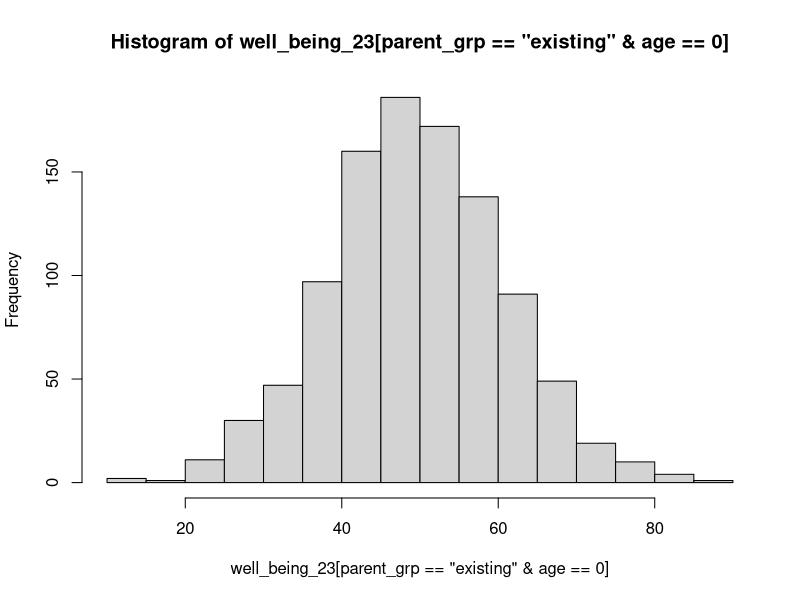
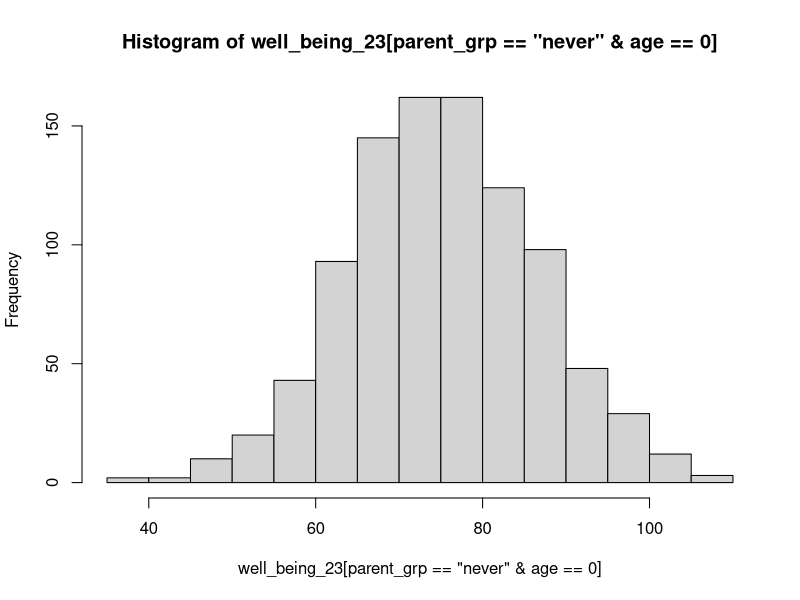
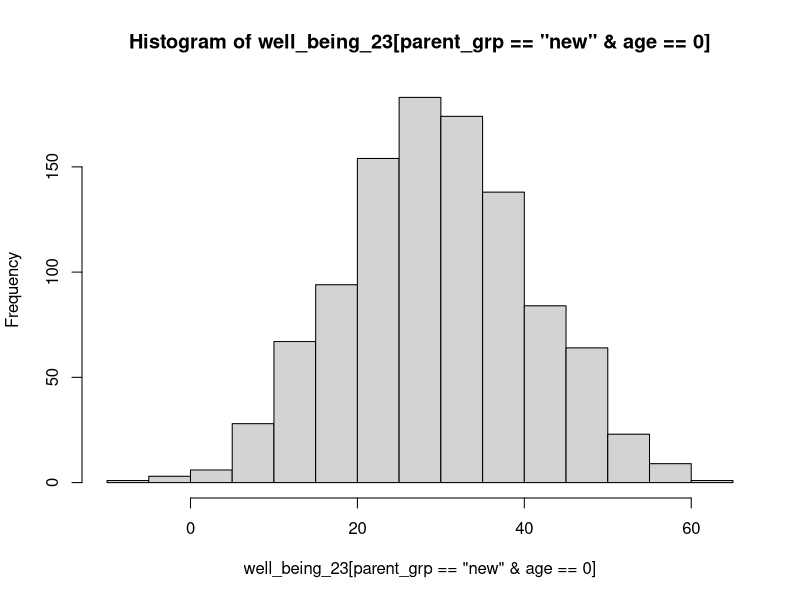
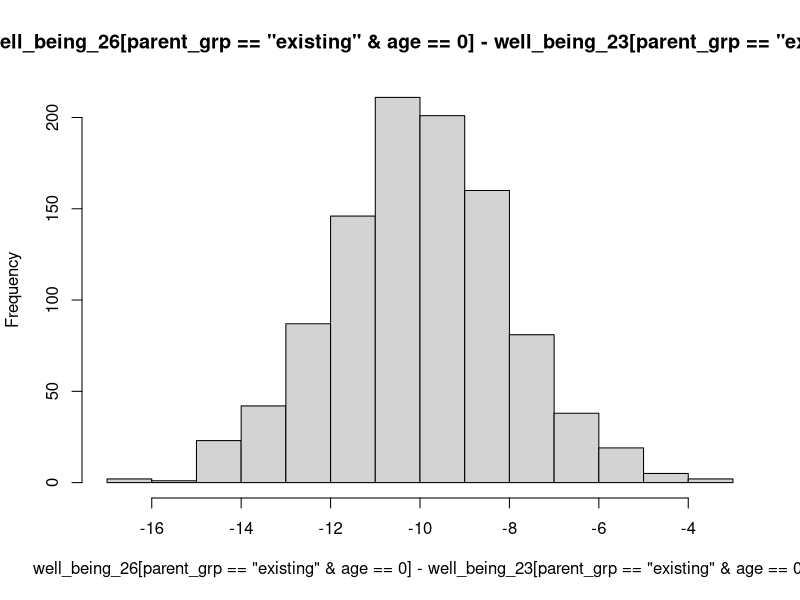
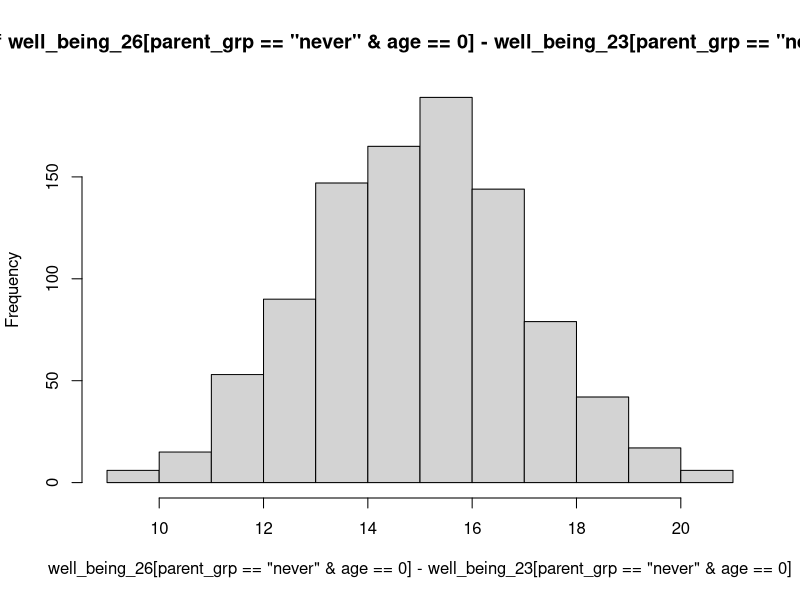
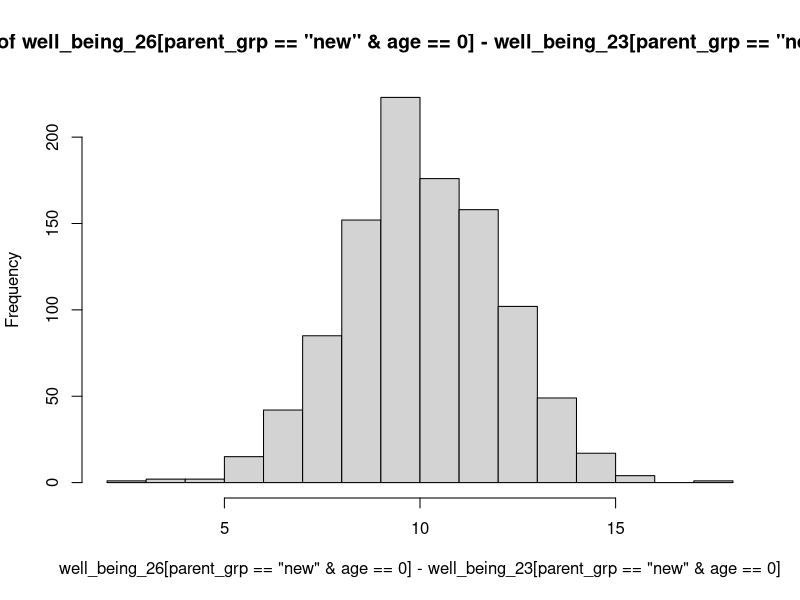
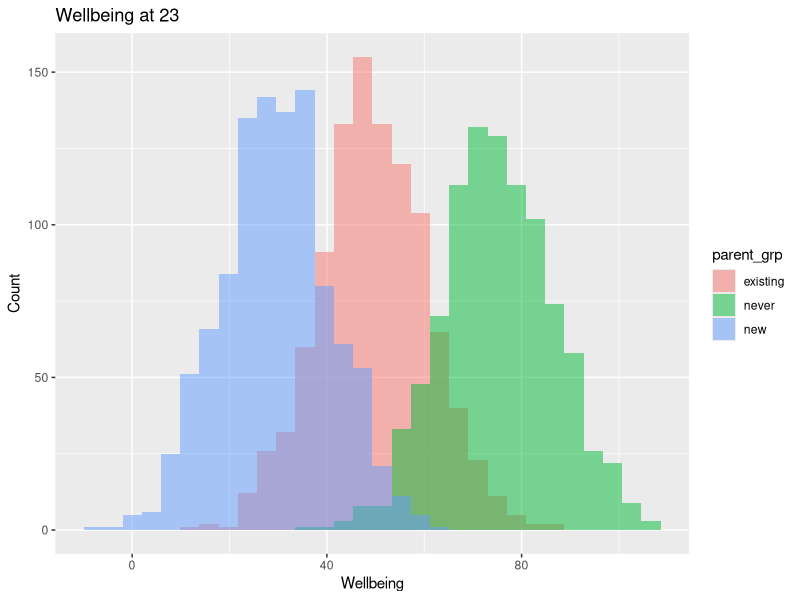
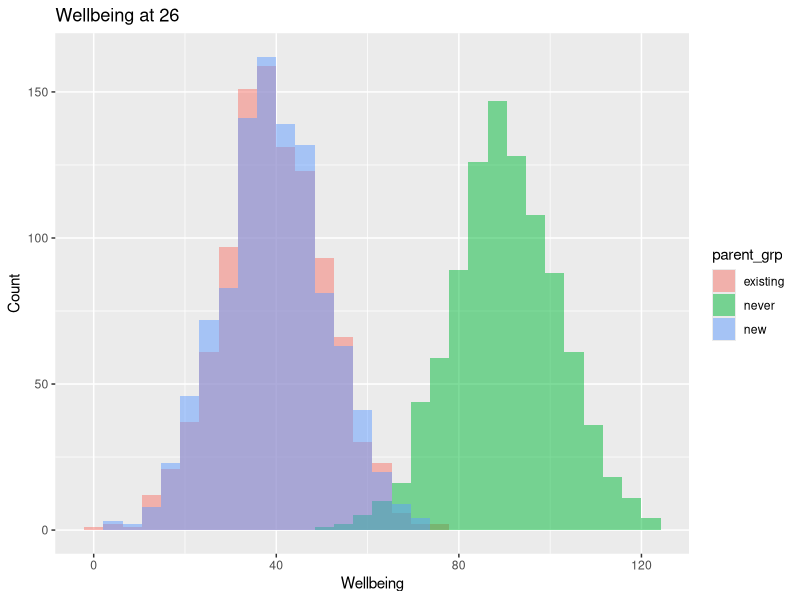

Here is the R script that generated these plots, in order:
library(ggplot2)
library(tibble)
library(dplyr)
library(tidyr)
library(lme4)

# Generating Data ---------------------------------------------------------

# Preparing sample
N <- 3000


# Params

wellbeing_existing <- 50 # Average wellbeing score will be 50 at age 23
wellbeing_never <- 75 # Average wellbeing score will be 75 at age 23
wellbeing_new <- 30 # Average wellbeing score will be 30 at age 23

mean_intercept <- mean(c(wellbeing_existing, wellbeing_never, wellbeing_new))

standard_deviation <- 10 # Spread in wellbeing scores at 23


slope_existing <- -10 # Wellbeing will be on average 10 lower for existing parents
slope_never <- 15 # Wellbeing will be on average 15 lower for never group
slope_new <- 10 # Wellbeing will be on average 10 higher



# Creating IDs, ages, and parent groups
pid <- rep(1:N, 2) # IDs for participants
age <- c(rep(0, N),rep(1, N)) # Ages (0 represents 23 and 1 represents 26)
parent_grp <- rep(sample(c("existing", "never", "new"),N, replace = T), 2) # A sample from parent groups (existing, never, new)


# Makes sure the wellbeing scores are in the correct order
well_being_23 <- ifelse(parent_grp=='existing' & age == 0, rnorm(N, wellbeing_existing, standard_deviation),
                        ifelse(parent_grp=='never' & age == 0, rnorm(N, wellbeing_never, standard_deviation),
                               ifelse(parent_grp=='new' & age == 0, rnorm(N, wellbeing_new, standard_deviation),NA)))

well_being_23 <- well_being_23[!is.na(well_being_23)]

# Add some noise to the wellbeing score at 23
well_being_23 <- well_being_23 + rnorm(N, 0, 5)

hist(well_being_23[parent_grp=='existing' & age == 0])
hist(well_being_23[parent_grp=='never' & age == 0])
hist(well_being_23[parent_grp=='new' & age == 0])



# Make sure generated scores are lower
well_being_26 <- well_being_23 + ifelse(parent_grp=='existing' & age == 0, slope_existing,
                                         ifelse(parent_grp=='never' & age == 0, slope_never, 
                                                ifelse(parent_grp=='new' & age == 0, slope_new,NA)))
well_being_26 <- well_being_26[!is.na(well_being_26)]
                                                
# Add some noise
well_being_26 <- well_being_26 + rnorm(N, 0, 2)

# Plot wellbeing differences at 26
hist(well_being_26[parent_grp=='existing' & age == 0] - well_being_23[parent_grp=='existing' & age == 0])
hist(well_being_26[parent_grp=='never' & age == 0] - well_being_23[parent_grp=='never' & age == 0])
hist(well_being_26[parent_grp=='new' & age == 0] - well_being_23[parent_grp=='new' & age == 0])



# create final data frame
df <- tibble::as_tibble(list(
  pid = pid,
  age = age,
  parent_grp = parent_grp,
  wellbeing = c(well_being_23, well_being_26)
))


# Plotting Data -----------------------------------------------------------

# Wellbeing at 23
df |> 
  filter(age==0) |> 
  ggplot(aes(x=wellbeing, fill=parent_grp)) +
    geom_histogram(bins=30, alpha=0.5, position="identity") +
    labs(title="Wellbeing at 23", x="Wellbeing", y="Count") 

# Wellbeing at 26
df |> 
  filter(age==1) |> 
  ggplot(aes(x=wellbeing, fill=parent_grp)) +
  geom_histogram(bins=30, alpha=0.5, position="identity") +
  labs(title="Wellbeing at 26", x="Wellbeing", y="Count") 

df |> 
  pivot_wider(names_from = age, values_from = wellbeing) |>
  mutate(diff = `1` - `0`) |> 
  ggplot(aes(x=diff, fill=parent_grp)) +
  geom_histogram(bins=30, alpha=0.5, position="identity") +
  labs(title="Wellbeing Difference", x="Wellbeing Difference", y="Count")

# Scatter plot of scores
df |> 
  ggplot(aes(x=age, y=wellbeing, color=parent_grp)) +
  geom_jitter() +
  labs(title="Wellbeing by Age", x="Age", y="Wellbeing", color="Parent Group")


# Modelling ---------------------------------------------------------------

m1 <- lm(wellbeing ~ parent_grp*age , data=df)
summary(m1)

# Notes -------------------------------------------------------------------
# Need to take care when interpretating the coefficients
# (see below)

# If you wanted to compare the coefficients you 
# could look into "contrast coding". However there
# you would need to be extremely careful with your
# interpretation. 

# Output
# Fixed effects:
#                         Estimate
# (Intercept)             50.09133 <- Average wellbeing score at 23 for reference category (existing)
# parent_grpnever         24.74609 <- Average wellbeing score at 23 for never, compared to reference category (existing)
# parent_grpnew          -20.39208 <- Average wellbeing score at 23 for new, compared to reference category (existing)
# parent_grpexisting:age -10.04945 <- Average increase in wellbeing for group existing, compared to their wellbeing at 23
# parent_grpnever:age     14.91641 <- Average increase in wellbeing for group never, compared to their wellbeing at 23
# parent_grpnew:age        9.94495 <- Average increase in wellbeing for group new, compared to their wellbeing at 23




